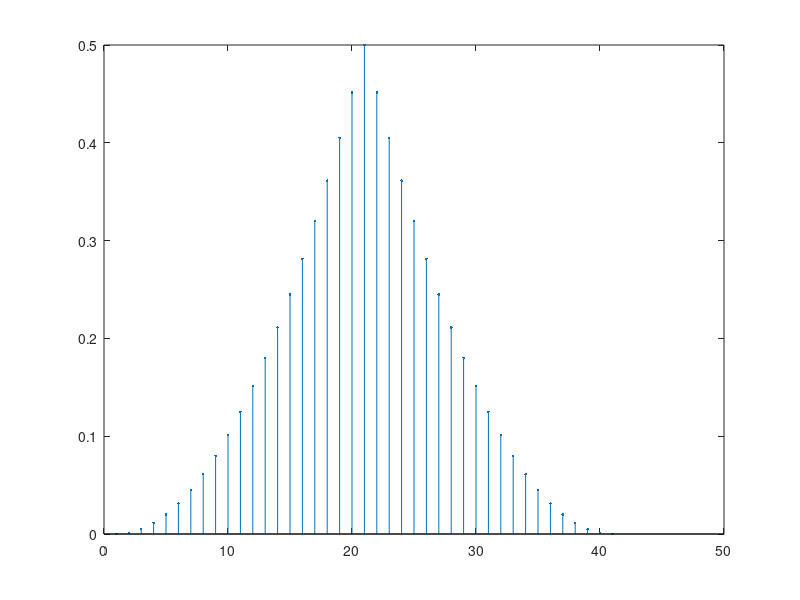
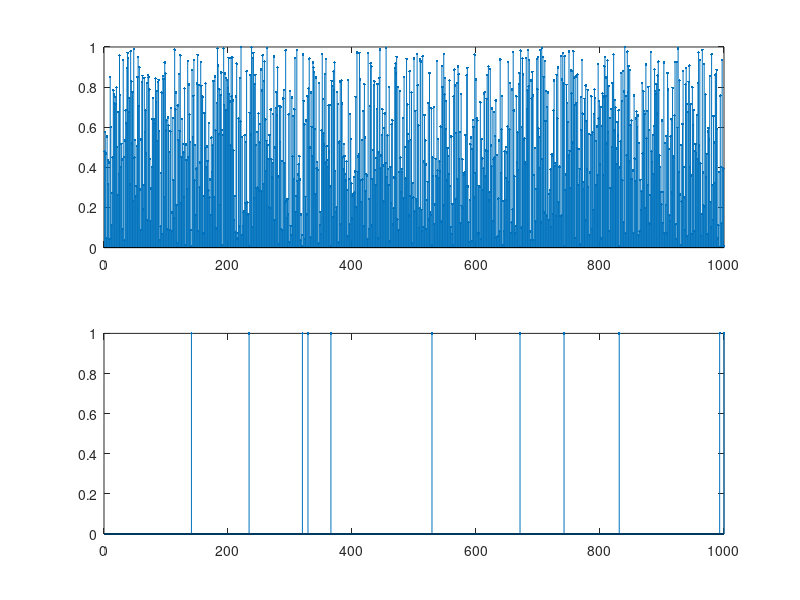
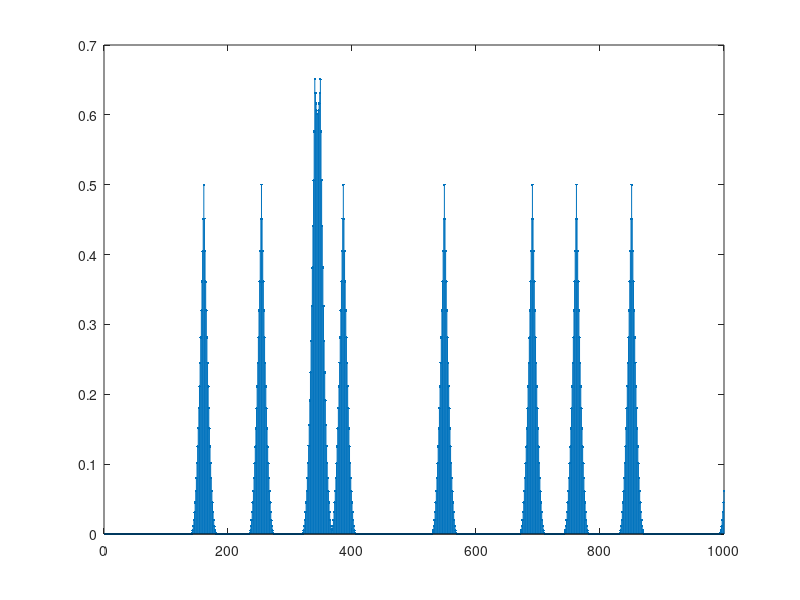

Source code (MATLAB) for these figures, in order:
%**************************************************************************
% 
% Master OSS
% 
% Pattern Recognition
% 
%**************************************************************************

clc;
clear;
close all;

N = 1000 ;
Vec = rand(1,N);

VecDelta = Vec < 0.01 ;


step = 0.05;
 Kernel = 0.5*[0:step:1 (1-step):-step:0 ] .^2 ;

figure;
stem(Kernel,'.')


figure;
subplot(211);stem(Vec,'.')
subplot(212);stem(VecDelta,'.')



PDF = filter(Kernel , 1 , VecDelta) ;

figure;
stem(PDF,'.')











